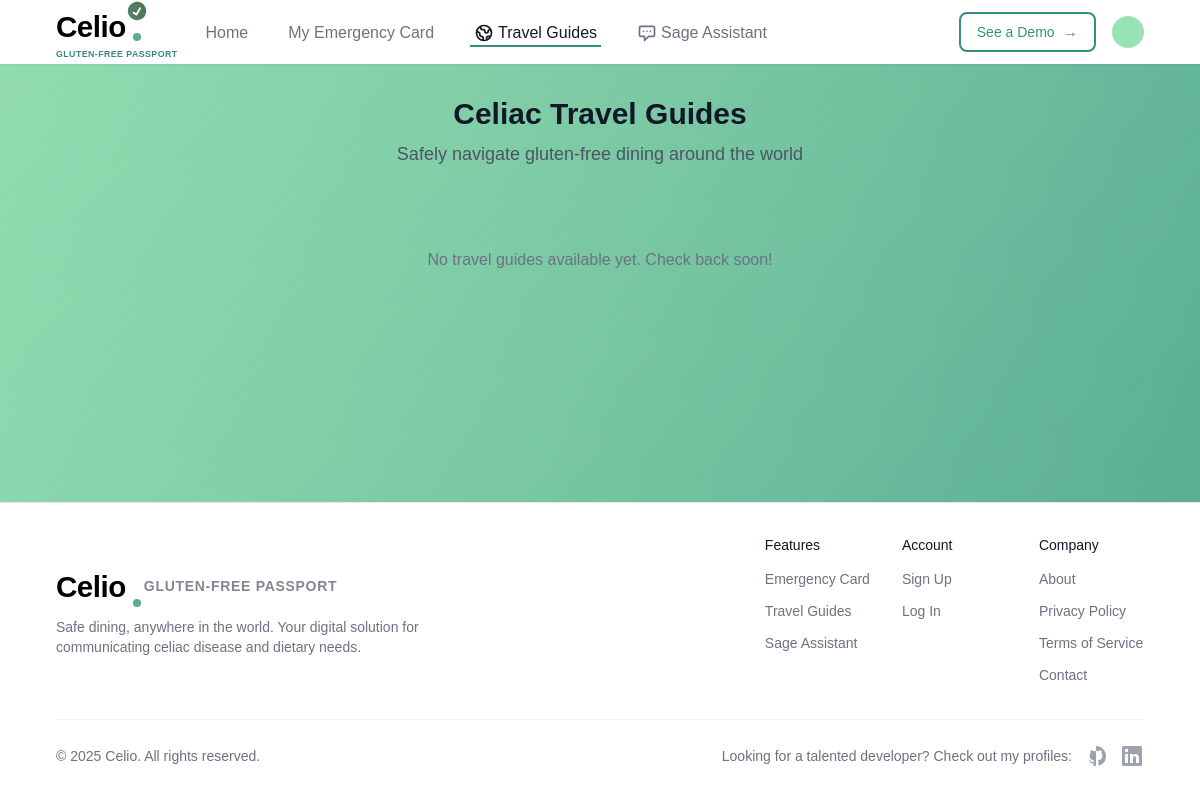
Before: /travel/ (signed in) with the older database file.
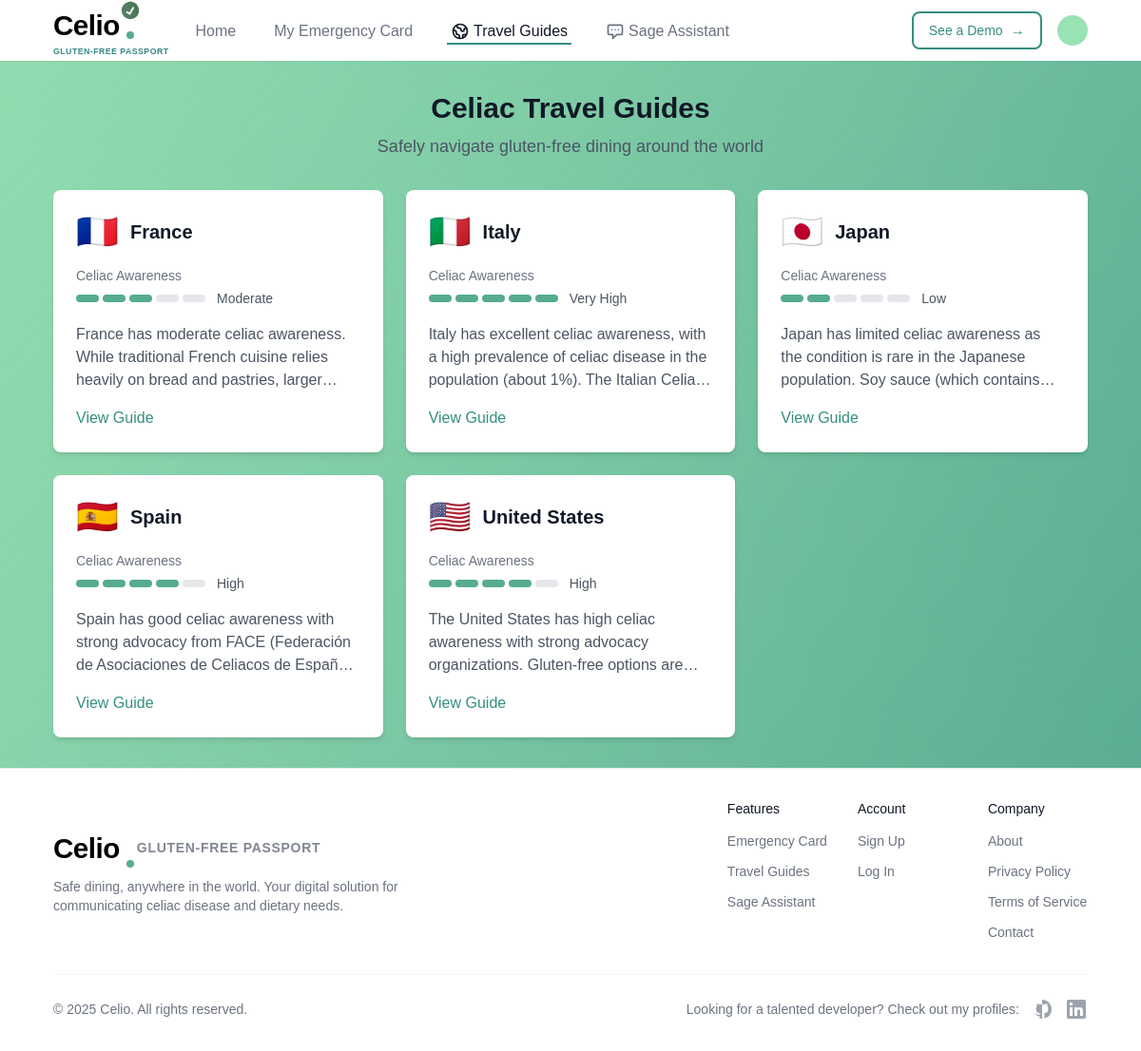
After: the same page with the newer database file.
### travel/models.py (models this page shows, shortened)
class Country(models.Model):
    name = models.CharField(max_length=100)
    code = models.CharField(max_length=2, unique=True)  # ISO country code (e.g., US, JP, FR)
    flag_emoji = models.CharField(max_length=10, blank=True)  # Flag emoji for display
    language = models.CharField(max_length=100)  # Primary language
    language_code = models.CharField(max_length=2)  # ISO language code (e.g., en, ja, fr)
    celiac_awareness = models.IntegerField(
        choices=[
            (1, _('Very Low')),
            (2, _('Low')),
            (3, _('Moderate')),
            (4, _('High')),
            (5, _('Very High')),
        ],
        default=3
    )
    summary = models.TextField(help_text=_("General information about celiac awareness in this country"))
    dining_tips = models.TextField(help_text=_("Tips for dining safely in this country"))
    class Meta:
        verbose_name_plural = "Countries"
        ordering = ['name']

### travel/views.py (the view)
# urls.py: path('', views.travel_guide_list, name='travel_guide_list'),
@login_required
def travel_guide_list(request):
    countries = Country.objects.all().order_by('name')
    return render(request, 'travel/travel_guide_list.html', {
        'countries': countries
    })

### subscription/context_processors.py (called while the page is built)
def subscription_status(request):
    return {
        'is_premium': True,
        'subscription_plan': 'premium',
        'subscription_status': 'active'
    }

### templates/travel/travel_guide_list.html (shortened to what this page needs)
{% extends 'base.html' %}
{% load static %}
{% block content %}
<div class="max-w-6xl mx-auto px-4 sm:px-6 lg:px-8 py-8">
    <div class="mb-8 text-center">
        <h1 class="text-3xl font-bold text-gray-900 mb-2">Celiac Travel Guides</h1>
        <p class="text-lg text-gray-600">Safely navigate gluten-free dining around the world</p>
    </div>
    <div class="grid grid-cols-1 md:grid-cols-2 lg:grid-cols-3 gap-6">
        {% for country in countries %}
        <a href="{% url 'travel:country_detail' country.code %}" class="group">
            <div class="bg-white rounded-lg shadow-md overflow-hidden transition-all duration-200 hover:shadow-lg">
                <div class="p-6">
                    <div class="flex items-center mb-4">
                        <span class="text-4xl mr-3">{{ country.flag_emoji }}</span>
                        <h2 class="text-xl font-bold text-gray-900">{{ country.name }}</h2>
                    </div>
                    <div class="mb-4">
                        <div class="text-sm text-gray-500 mb-1">Celiac Awareness</div>
                        <div class="flex items-center">
                            {% for i in "12345" %}
                                {% if forloop.counter <= country.celiac_awareness %}
                                    <div class="w-6 h-2 bg-teal rounded-full mr-1"></div>
                                {% else %}
                                    <div class="w-6 h-2 bg-gray-200 rounded-full mr-1"></div>
                                {% endif %}
                            {% endfor %}
                            <span class="ml-2 text-sm text-gray-600">
                                {% if country.celiac_awareness == 1 %}Very Low
                                {% elif country.celiac_awareness == 2 %}Low
                                {% elif country.celiac_awareness == 3 %}Moderate
                                {% elif country.celiac_awareness == 4 %}High
                                {% elif country.celiac_awareness == 5 %}Very High
                                {% endif %}
                            </span>
                        </div>
                    </div>
                    <p class="text-gray-600 line-clamp-3">{{ country.summary }}</p>
                    <div class="mt-4 flex justify-between items-center">
                        <span class="text-deep-teal font-medium group-hover:text-deep-teal-2">View Guide</span>
                    </div>
                </div>
            </div>
        </a>
        {% empty %}
        <div class="col-span-3 text-center py-12">
            <p class="text-gray-500">No travel guides available yet. Check back soon!</p>
        </div>
        {% endfor %}
    </div>
</div>
{% endblock %}

### templates/base.html (shortened to what this page needs)
<!DOCTYPE html>
<html lang="en">
<head>
    <script src="https://cdn.tailwindcss.com"></script>
    <link href="https://api.fontshare.com/v2/css?f[]=satoshi@900,700,500,400&display=swap" rel="stylesheet">
    <link rel="stylesheet" href="https://cdn.jsdelivr.net/npm/shepherd.js@10.0.1/dist/css/shepherd.css"/>
</head>
<body class="min-h-screen bg-off-white flex flex-col font-satoshi">
    <nav class="bg-white shadow-sm">
        <div class="max-w-6xl mx-auto px-4 sm:px-6 lg:px-8">
            <div class="flex justify-between h-16">
                <div class="flex items-center">
                    <a href="/" class="flex-shrink-0 flex items-center">
                        <div class="celio-logo-container">
                            <div class="relative">
                                <span class="celio-logo text-gradient">Celio</span>
                            </div>
                            <span class="celio-tagline">gluten-free passport</span>
                        </div>
                    </a>
                    <div class="hidden sm:ml-6 sm:flex sm:space-x-8">
                        {% if user.is_authenticated %}
                            <a href="{% url 'core:home' %}" class="inline-flex items-center px-1 pt-1 border-b-2 {% if request.path == '/' %}border-deep-teal text-gray-900{% else %}border-transparent text-gray-500 hover:border-gray-300 hover:text-gray-700{% endif %}">
                                Home
                            </a>
                            <a href="{% url 'emergency_cards:card_detail' %}" class="inline-flex items-center px-1 pt-1 border-b-2 {% if 'emergency_cards' in request.path and request.resolver_match.url_name == 'card_detail' %}border-deep-teal text-gray-900{% else %}border-transparent text-gray-500 hover:border-gray-300 hover:text-gray-700{% endif %}">
                                My Emergency Card
                            </a>
                            <a href="{% url 'travel:travel_guide_list' %}" class="inline-flex items-center px-1 pt-1 border-b-2 {% if 'travel' in request.path %}border-deep-teal text-gray-900{% else %}border-transparent text-gray-500 hover:border-gray-300 hover:text-gray-700{% endif %}">
                                Travel Guides
                            </a>
                            <a href="{% url 'sage:assistant' %}" class="inline-flex items-center px-1 pt-1 border-b-2 {% if 'sage' in request.path %}border-deep-teal text-gray-900{% else %}border-transparent text-gray-500 hover:border-gray-300 hover:text-gray-700{% endif %}">
                                <svg class="w-5 h-5 mr-1" fill="none" stroke="currentColor" viewBox="0 0 24 24">
                                    <path stroke-linecap="round" stroke-linejoin="round" stroke-width="2" d="M8 10h.01M12 10h.01M16 10h.01M9 16H5a2 2 0 01-2-2V6a2 2 0 012-2h14a2 2 0 012 2v8a2 2 0 01-2 2h-5l-5 5v-5z"></path>
                                </svg>
                                Sage Assistant
                            </a>
                        {% endif %}
                    </div>
                </div>
                <div class="hidden sm:ml-6 sm:flex sm:items-center sm:space-x-4">
                    <a href="{% url 'demo:start' %}" class="demo-button px-4 py-2 rounded-lg text-sm font-medium">
                        See a Demo
                    </a>
                    {% if user.is_authenticated %}
                        <div class="relative" x-data="{ open: false }">
                            <button @click="open = !open" class="flex items-center text-sm font-medium text-gray-700 rounded-full bg-white focus:outline-none focus:ring-2 focus:ring-offset-2 focus:ring-deep-teal">
                                <span class="h-8 w-8 rounded-full bg-mint-light flex items-center justify-center text-deep-teal-2 font-bold">
                                </span>
                            </button>
                        </div>
                    {% else %}
                        <a href="{% url 'accounts:login' %}" class="text-sm font-medium text-gray-700 hover:text-gray-900">Log in</a>
                        <a href="{% url 'accounts:signup' %}" class="primary-button px-4 py-2 rounded-lg text-sm font-medium">
                            Sign up
                        </a>
                    {% endif %}
                </div>
            </div>
        </div>
    </nav>
    <main class="flex-grow">
        {% block content %}{% endblock %}
    </main>
    <footer class="bg-white border-t border-gray-200 mt-auto">
        <div class="max-w-6xl mx-auto px-4 sm:px-6 lg:px-8 py-8">
            <div class="flex flex-col md:flex-row justify-between items-center">
                <div class="mb-6 md:mb-0">
                    <div class="flex items-center">
                        <span class="celio-logo text-gradient mr-2">Celio</span>
                        <span class="celio-tagline text-sm text-gray-500">gluten-free passport</span>
                    </div>
                    <p class="text-sm text-gray-500 mt-2 max-w-md">Safe dining, anywhere in the world. Your digital solution for communicating celiac disease and dietary needs.</p>
                </div>
                <div class="grid grid-cols-2 md:grid-cols-3 gap-8">
                    <div>
                        <h3 class="text-sm font-medium text-gray-900 mb-3">Features</h3>
                        <ul class="space-y-2">
                            <li><a href="{% url 'emergency_cards:card_detail' %}" class="text-gray-500 hover:text-deep-teal text-sm">Emergency Card</a></li>
                            <li><a href="{% url 'travel:travel_guide_list' %}" class="text-gray-500 hover:text-deep-teal text-sm">Travel Guides</a></li>
                            <li><a href="{% url 'sage:assistant' %}" class="text-gray-500 hover:text-deep-teal text-sm">Sage Assistant</a></li>
                        </ul>
                    </div>
                    <div>
                        <h3 class="text-sm font-medium text-gray-900 mb-3">Account</h3>
                        <ul class="space-y-2">
                            <li><a href="{% url 'accounts:signup' %}" class="text-gray-500 hover:text-deep-teal text-sm">Sign Up</a></li>
                            <li><a href="{% url 'accounts:login' %}" class="text-gray-500 hover:text-deep-teal text-sm">Log In</a></li>
                        </ul>
                    </div>
                    <div class="col-span-2 md:col-span-1">
                        <h3 class="text-sm font-medium text-gray-900 mb-3">Company</h3>
                        <ul class="space-y-2">
                            <li><a href="#" class="text-gray-500 hover:text-deep-teal text-sm">About</a></li>
                            <li><a href="#" class="text-gray-500 hover:text-deep-teal text-sm">Privacy Policy</a></li>
                            <li><a href="#" class="text-gray-500 hover:text-deep-teal text-sm">Terms of Service</a></li>
                            <li><a href="#" class="text-gray-500 hover:text-deep-teal text-sm">Contact</a></li>
                        </ul>
                    </div>
                </div>
            </div>
            <div class="mt-8 pt-6 border-t border-gray-100 flex flex-col md:flex-row justify-between items-center">
                <div class="text-sm text-gray-500">&copy; {% now "Y" %} Celio. All rights reserved.</div>
                <div class="mt-4 md:mt-0 flex space-x-6">
                    <div class="flex items-center">
                        <span class="text-sm text-gray-500 mr-3">Looking for a talented developer? Check out my profiles:</span>
                        <a href="https://github.com/manyworldss" target="_blank" class="text-gray-400 hover:text-deep-teal">
                        </a>
                        <a href="https://www.linkedin.com/in/raphealsuber/" target="_blank" class="text-gray-400 hover:text-deep-teal ml-3">
                        </a>
                    </div>
                </div>
            </div>
        </div>
    </footer>
</body>
</html>

### templates/base.html (style rules this page uses)
:root { --mint-light: #99E2B4; --mint: #88D4AB; --seafoam: #78C6A3; --teal-medium: #67B99A; --teal: #56AB91; --teal-dark: #469D89; --deep-teal: #358F80; --deep-teal-2: #248277; --blue-green: #14746F; --blue-green-dark: #036666; --off-white: #F5F5F0; }
body { background: linear-gradient(to right, var(--mint-light), var(--seafoam)); position: relative; overflow-x: hidden; }
body::before { content: ''; position: fixed; top: 0; left: 0; right: 0; bottom: 0; background: linear-gradient(135deg, rgba(137, 212, 171, 0.4) 0%, rgba(53, 143, 128, 0.2) 50%, rgba(3, 102, 102, 0.3) 100%); z-index: -10; animation: gradientMove 15s ease infinite; }
.celio-logo { font-family: 'Satoshi', sans-serif; position: relative; font-weight: 900; letter-spacing: -0.5px; font-size: 1.85rem; padding-right: 10px; margin-right: 4px; }
.celio-logo::after { content: ''; position: absolute; bottom: 2px; right: -5px; width: 8px; height: 8px; background: var(--teal); border-radius: 50%; }
.celio-logo-container { position: relative; overflow: visible; display: flex; flex-direction: column; align-items: flex-start; padding-top: 2px; }
.celio-tagline { font-size: 0.55rem; letter-spacing: 0.05em; font-weight: 600; opacity: 0.85; text-transform: uppercase; margin-top: -2px; color: var(--blue-green); }
.logo-accent { position: absolute; top: -5px; right: -8px; width: 22px; height: 22px; transform: rotate(-15deg); opacity: 0.85; }
.demo-button { background-color: white; color: var(--deep-teal); transition: all 0.2s ease; border: 2px solid var(--deep-teal); font-weight: 600; display: inline-flex; align-items: center; }
.demo-button::after { content: "→"; margin-left: 0.5rem; font-size: 1.1em; transition: transform 0.2s ease; }

Changed rows visible on the page:
added Country: flag_emoji "🇫🇷", name "France", celiac_awareness 3 (drawn), summary "France has moderate celiac awareness. While traditional French cuisine relies heavily on bread and pastries,…"
added Country: flag_emoji "🇮🇹", name "Italy", celiac_awareness 5 (drawn), summary "Italy has excellent celiac awareness, with a high prevalence of celiac disease in the population (about 1%). The Italian…"
added Country: flag_emoji "🇯🇵", name "Japan", celiac_awareness 2 (drawn), summary "Japan has limited celiac awareness as the condition is rare in the Japanese population. Soy sauce (which…"
added Country: flag_emoji "🇪🇸", name "Spain", celiac_awareness 4 (drawn), summary "Spain has good celiac awareness with strong advocacy from FACE (Federación de Asociaciones de Celiacos de…"
added Country: flag_emoji "🇺🇸", name "United States", celiac_awareness 4 (drawn), summary "The United States has high celiac awareness with strong advocacy organizations. Gluten-free options…"
Other visible differences:
text no longer shown: "No travel guides available yet. Check back soon!"
